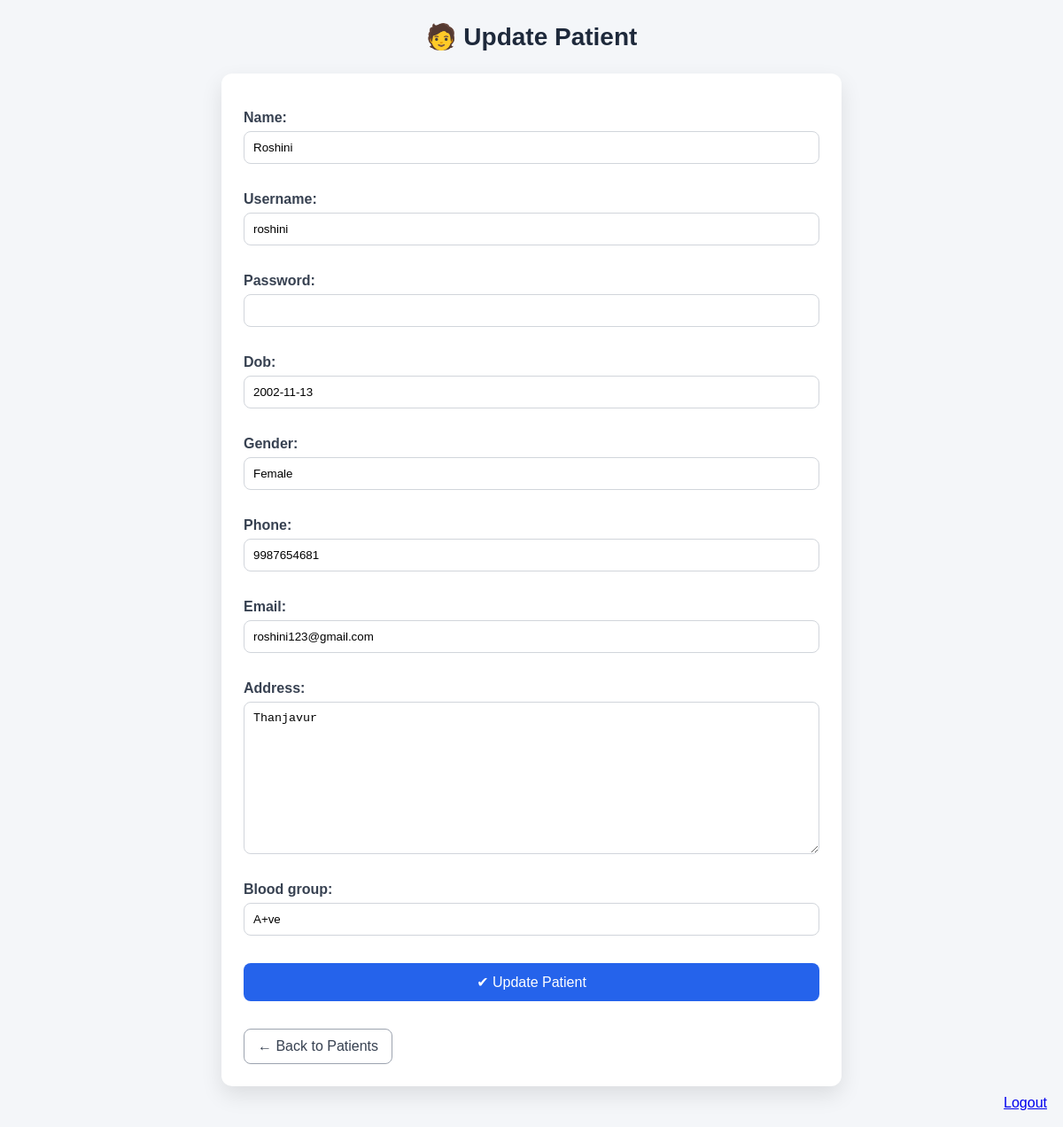
/happ/patient/update/1/, run on the app's committed database.
### happ/models.py (models this page shows, shortened)
class Patient(models.Model):
    patient_id = models.AutoField(primary_key=True)
    name = models.CharField(max_length=100)
    username = models.CharField(max_length=100, unique=True)
    password = models.CharField(max_length=100)
    dob = models.DateField()
    gender = models.CharField(max_length=10)
    phone = models.CharField(max_length=15)
    email = models.EmailField(unique=True)
    address = models.TextField()
    blood_group = models.CharField(max_length=5)

### happ/views.py (the view)
# urls.py: path('patient/update/<int:id>/', views.update_patient, name='update_patient'),
def update_patient(request, id):
    patient = Patient.objects.get(patient_id=id)
    if request.method == "POST":
        form = PatientForm(request.POST, instance=patient)
        if form.is_valid():
            form.save()
            return redirect('patient_list')
    else:
        form = PatientForm(instance=patient)
    return render(request, 'update_patient.html', {'form': form})

### happ/forms.py
class PatientForm(forms.ModelForm):
    password = forms.CharField(widget=forms.PasswordInput)
    class Meta:
        model = Patient
        fields = '__all__'

### happ/templates/update_patient.html (shortened to what this page needs)
{% block content %}
<div class="container py-4">
    <div class="page-title">🧑 Update Patient</div>
    <div class="form-card">
        <form method="POST">
            {{ form.as_p }}
            <button type="submit" class="btn-primary">
                ✔ Update Patient
            </button>
        </form>
        <a href="{% url 'patient_list' %}" class="back-btn">
            ← Back to Patients
        </a>
    </div>
</div>
{% endblock %}
<div style="text-align:right;padding:10px;"><a href="{% url 'logout' %}">Logout</a></div>

### happ/templates/update_patient.html (style rules this page uses)
.page-title { text-align:center; font-size:28px; font-weight:bold; color:#1e293b; margin:25px 0; }
.form-card { max-width:650px; margin:0 auto; background:white; padding:25px; border-radius:12px; box-shadow:0 10px 25px rgba(0,0,0,0.1); }
label { font-weight:600; color:#374151; margin-bottom:6px; display:block; }
input, select, textarea { width:100%; padding:10px; border:1px solid #d1d5db; border-radius:8px; margin-bottom:15px; outline:none; transition:0.2s; }
.btn-primary { width:100%; padding:12px; background:#2563eb; border:none; border-radius:8px; color:white; font-size:16px; cursor:pointer; }
.back-btn { display:inline-block; margin-top:15px; padding:10px 15px; border:1px solid #9ca3af; border-radius:8px; text-decoration:none; color:#374151; transition:0.3s; }

### data on the page
Patient: name "Roshini", username "roshini", dob "2002-11-13", gender "Female", phone "9987654681", email "roshini123@gmail.com", address "Thanjavur", blood_group "A+ve"
